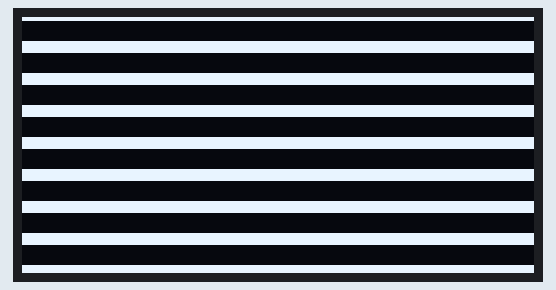
Recording of a sketch running on a simulated Arduino Uno, built with avr-gcc and run on an emulated ATmega328P. On the bench: 128×64 one-colour display. Wiring (inferred from the names in the program): SSD1306 OLED at I2C address 0x3C.

Above: at 0.2 s.
At 1.3 s:
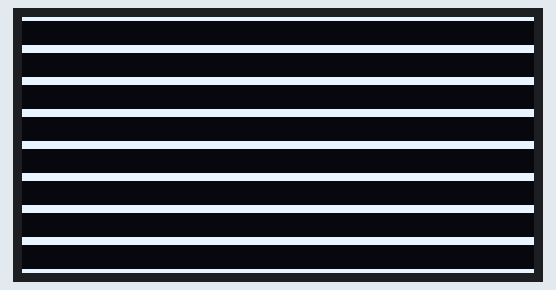
At 2.4 s:
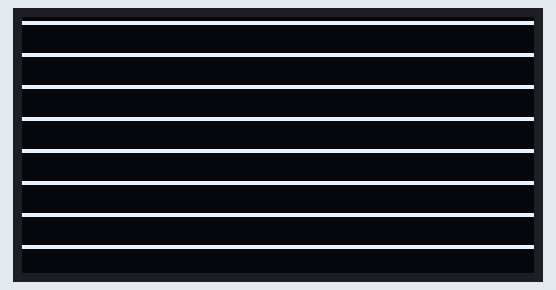
At 3.5 s:
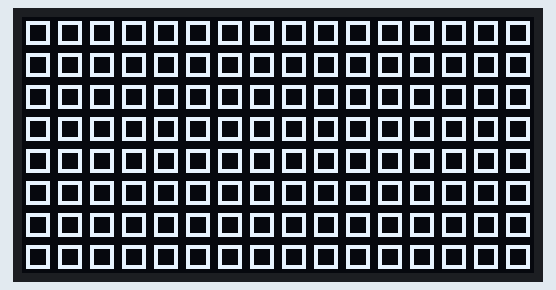
At 4.7 s:
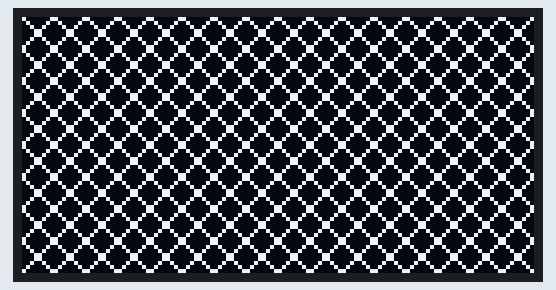

The sketch:

oled_test2.ino
```cpp
#include <oled.h>

// Box pattern
uint8_t pattern1[] = {
	0x00,0x7E,0x42,0x42,0x42,0x42,0x7E,0x00,
	0x00,0x7E,0x42,0x42,0x42,0x42,0x7E,0x00
	};

// Cross weave pattern
uint8_t pattern2[] = {
	0x81,0x42,0x24,0x18,0x18,0x24,0x42,0x81,
	0x81,0x42,0x24,0x18,0x18,0x24,0x42,0x81
	};

uint16_t pat = 0;

void setup()   {
	// Init the OLED controller
	OLED_init();
}

void loop() {
	// I2C
	Wire.beginTransmission(OLED_I2C_ADDRESS);
	Wire.write(OLED_CONTROL_BYTE_CMD_STREAM);
	Wire.write(OLED_CMD_SET_COLUMN_RANGE);
	Wire.write(0x00);
	Wire.write(0x7F);
	Wire.write(OLED_CMD_SET_PAGE_RANGE);
	Wire.write(0);
	Wire.write(0x07);
	Wire.endTransmission();

	for(uint16_t i=0;i<1024;i++){
		Wire.beginTransmission(OLED_I2C_ADDRESS);
		Wire.write(OLED_CONTROL_BYTE_DATA_STREAM);
	    for (uint8_t x=0; x<16; x++) {
			switch (pat){
				case 0:
					Wire.write(0xC1);
					break;
				case 1:
					Wire.write(0x81);
					break;
				case 2:
					Wire.write(0x02);
					break;
				case 3:
					Wire.write(pattern1[x]);
					break;
				case 4:
					Wire.write(pattern2[x]);
					break;
			}
			i++;
	    }
	    i--;
	    Wire.endTransmission();
	}
	pat++;
	if (pat==5) pat=0;
    delay(1000);
}

void OLED_init() {
	// Init the I2C interface (pins A4 and A5 on the Arduino Uno board) in Master Mode.
	Wire.begin();

	// Begin the I2C comm with SSD1306's address (SLA+Write)
	Wire.beginTransmission(OLED_I2C_ADDRESS);

	// Tell the SSD1306 that a command stream is incoming
	Wire.write(OLED_CONTROL_BYTE_CMD_STREAM);

	// Follow instructions on pg.64 of the dataSheet for software configuration of the SSD1306
	// Turn the Display OFF
	Wire.write(OLED_CMD_DISPLAY_OFF);

	// Set mux ration tp select max number of rows - 64
	Wire.write(OLED_CMD_SET_MUX_RATIO);
	Wire.write(0x3F);

	// Set the display offset to 0
	Wire.write(OLED_CMD_SET_DISPLAY_OFFSET);
	Wire.write(0x00);

	// Display start line to 0
	Wire.write(OLED_CMD_SET_DISPLAY_START_LINE);

	// Mirror the x-axis. In case you set it up such that the pins are north.
	// Wire.write(0xA0); - in case pins are south - default
	Wire.write(OLED_CMD_SET_SEGMENT_REMAP);

	// Mirror the y-axis. In case you set it up such that the pins are north.
	// Wire.write(0xC0); - in case pins are south - default
	Wire.write(OLED_CMD_SET_COM_SCAN_MODE);

	// Default - alternate COM pin map
	Wire.write(OLED_CMD_SET_COM_PIN_MAP);
	Wire.write(0x12);

	// set contrast
	Wire.write(OLED_CMD_SET_CONTRAST);
	Wire.write(0x7F);

	// Set display to enable rendering from GDDRAM (Graphic Display Data RAM)
	Wire.write(OLED_CMD_DISPLAY_RAM);

	// Normal mode!
	Wire.write(OLED_CMD_DISPLAY_NORMAL);

	// Default oscillator clock
	Wire.write(OLED_CMD_SET_DISPLAY_CLK_DIV);
	Wire.write(0x80);

	// Enable the charge pump
	Wire.write(OLED_CMD_SET_CHARGE_PUMP);
	Wire.write(0x14);

	// Set precharge cycles to high cap type
	Wire.write(OLED_CMD_SET_PRECHARGE);
	Wire.write(0x22);

	// Set the V_COMH deselect volatage to max
	Wire.write(OLED_CMD_SET_VCOMH_DESELCT);
	Wire.write(0x30);

	// Horizonatal addressing mode - same as the KS108 GLCD
	Wire.write(OLED_CMD_SET_MEMORY_ADDR_MODE);
	Wire.write(0x00);

	// Turn the Display ON
	Wire.write(OLED_CMD_DISPLAY_ON);

	// End the I2C comm with the SSD1306
	Wire.endTransmission();
}
```

Measured:
- by itself, everything shown: repeats every 5.6 s, in 5 steps
- what the display in image 1 shows lasts 1.2 s, from 1.2 s to 2.4 s
